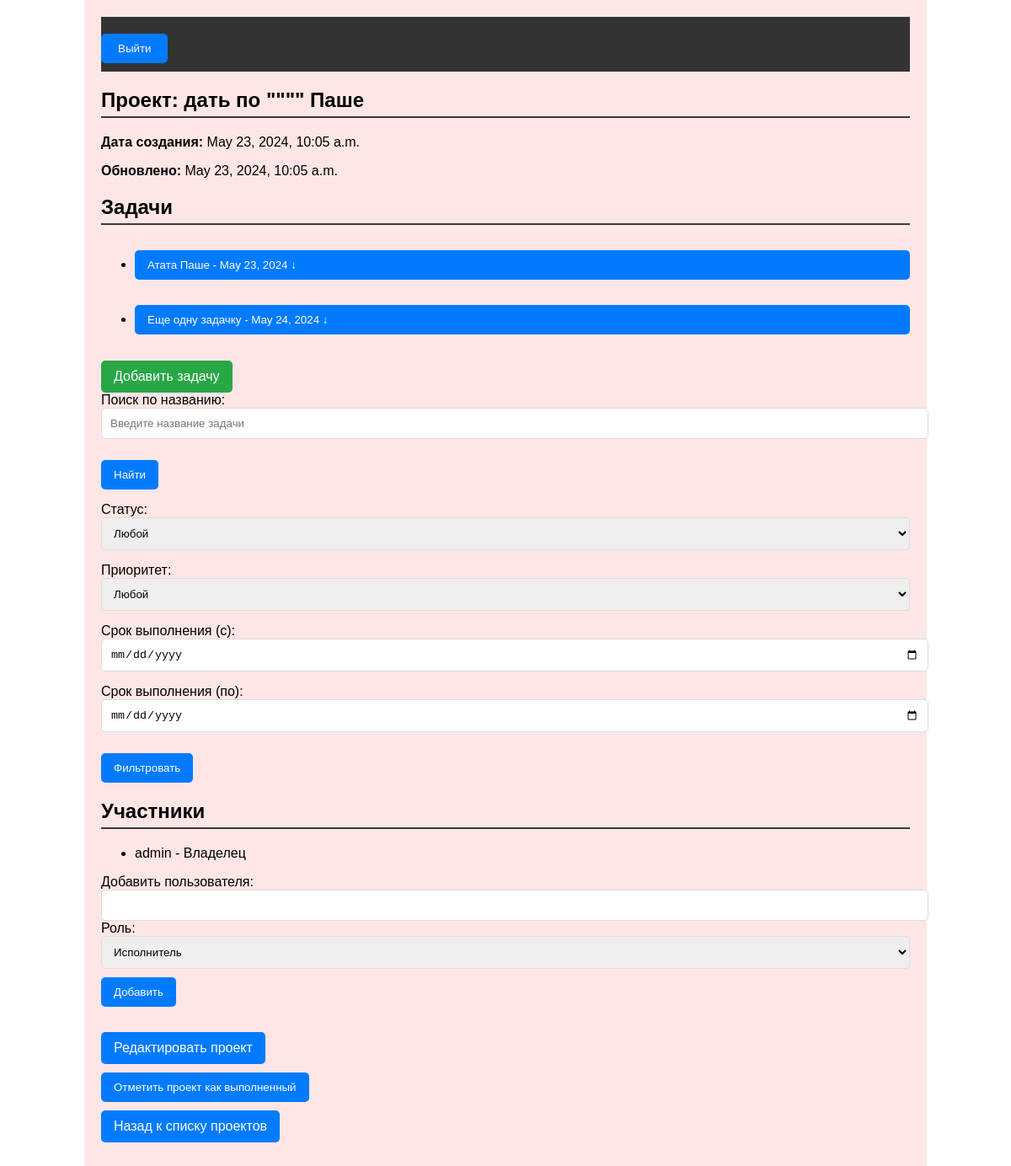
/project/4/, run on the app's committed database.
### tasks/models.py (models this page shows, shortened)
class Project(models.Model):
    name = models.CharField(max_length=255)
    description = models.TextField(blank=True, null=True)
    date_created = models.DateTimeField(auto_now_add=True)
    updated_at = models.DateTimeField(auto_now=True)
    completed = models.BooleanField(default=False)
    owner = models.ForeignKey(CustomUser, related_name='owned_projects', on_delete=models.CASCADE)
    users = models.ManyToManyField(get_user_model(), through='ProjectRole')

class Task(models.Model):
    LOW = 'low'
    MEDIUM = 'medium'
    HIGH = 'high'
    PRIORITY_CHOICES = [
        (LOW, 'Низкий'),
        (MEDIUM, 'Средний'),
        (HIGH, 'Высокий'),
    ]
    title = models.CharField(max_length=255)
    description = models.TextField(blank=True, null=True)
    priority = models.CharField(max_length=10, choices=PRIORITY_CHOICES, default=LOW)
    date_created = models.DateTimeField(auto_now_add=True)
    due_date = models.DateField(null=True, blank=True)
    updated_at = models.DateTimeField(auto_now=True)
    project = models.ForeignKey(Project, on_delete=models.CASCADE, related_name='tasks')
    assigned_to = models.ForeignKey(CustomUser, on_delete=models.SET_NULL, null=True, blank=True,
                                    related_name='assigned_tasks')
    created_by = models.ForeignKey(CustomUser, null=True, on_delete=models.CASCADE, related_name='created_tasks')
    completed = models.BooleanField(default=False)

class ProjectRole(models.Model):
    ROLE_CHOICES = [
        ('owner', 'Владелец'),
        ('moderator', 'Модератор'),
        ('executor', 'Исполнитель')
    ]
    project = models.ForeignKey(Project, on_delete=models.CASCADE)
    user = models.ForeignKey(get_user_model(), on_delete=models.CASCADE)
    role = models.CharField(max_length=10, choices=ROLE_CHOICES, default='executor')
    class Meta:
        unique_together = ('project', 'user')

class CustomUser(AbstractUser):
    username = models.CharField(max_length=25, unique=True)
    email = models.EmailField(blank=False, unique=True)
    role = models.CharField(max_length=50)
    date_registered = models.DateTimeField(auto_now_add=True)
    login_at = models.DateTimeField(auto_now=True)
    notification_settings = models.JSONField(default=dict, blank=False)
    def __str__(self):
        return self.email

### tasks/views.py (the view)
# urls.py: path('project/<int:project_id>/', views.project_detail, name='project_detail'),
def project_detail(request, project_id):
    project = get_object_or_404(Project, id=project_id)
    tasks = project.tasks.all()
    roles = ProjectRole.objects.filter(project=project)
    form = TaskFilterForm(request.GET or None)
    if form.is_valid():
        if form.cleaned_data['search']:
            tasks = tasks.filter(title__icontains=form.cleaned_data['search'])
    return render(request, 'project_detail.html', {
        'project': project,
        'tasks': tasks,
        'roles': roles,
        'form': form,
    })

### tasks/forms.py
class TaskFilterForm(forms.Form):
    search = forms.CharField(required=False, label='Название задачи')
    status = forms.ChoiceField(required=False, choices=[('', 'Любой'), ('completed', 'Завершенные'),
                                                        ('not_completed', 'Не завершенные')], label='Статус')
    priority = forms.ChoiceField(required=False, choices=[('', 'Любой'), (1, 'Низкий'), (2, 'Средний'), (3, 'Высокий')],
                                 label='Приоритет')
    due_date_from = forms.DateField(required=False, widget=forms.TextInput(attrs={'type': 'date'}),
                                    label='Срок выполнения (с)')
    due_date_to = forms.DateField(required=False, widget=forms.TextInput(attrs={'type': 'date'}),
                                  label='Срок выполнения (по)')

### tasks/templates/project_detail.html (shortened to what this page needs)
{% load static %}
<!DOCTYPE html>
<html lang="ru">
<head>
    <link rel="stylesheet" href="{% static 'css/project_detail.css' %}">
</head>
<body>
    <div class="container {{ project.completed|yesno:'completed,incomplete' }}">
        <header>
            <nav>
                <div class="user-info">
                    <form method="post" action="{% url 'logout' %}">
                        <button type="submit" class="btn btn-logout">Выйти</button>
                    </form>
                </div>
            </nav>
        </header>
        <section class="project-info">
            <h1>Проект: {{ project.name }}</h1>
            <p><strong>Дата создания:</strong> {{ project.date_created }}</p>
            <p><strong>Обновлено:</strong> {{ project.updated_at }}</p>
        </section>
        <section class="tasks">
            <h2>Задачи</h2>
            <ul>
                {% for task in tasks %}
                <li class="task-item">
                    <button onclick="toggleDetails('{{ task.id }}')" class="task-title btn">
                        {{ task.title }} - {{ task.due_date }} ↓
                    </button>
                </li>
                {% endfor %}
            </ul>
            {% if not project.completed %}
            <a href="{% url 'add_task' project.id %}" class="btn add-task">Добавить задачу</a>
            {% else %}
            <p>Проект завершен, добавление задач недоступно</p>
            {% endif %}
            <form method="get" action=".">
                <div class="form-group">
                    <label for="search">Поиск по названию:</label>
                    <input type="text" id="search" name="search" class="form-control" placeholder="Введите название задачи">
                </div>
                <div class="form-group">
                    <button type="submit" class="btn btn-primary">Найти</button>
                </div>
                <div class="form-group">
                    <label for="status">Статус:</label>
                    <select name="status" id="status" class="form-control">
                        <option value="">Любой</option>
                    </select>
                </div>
                <div class="form-group">
                    <label for="priority">Приоритет:</label>
                    <select name="priority" id="priority" class="form-control">
                        <option value="">Любой</option>
                    </select>
                </div>
                <div class="form-group">
                    <label for="due_date_from">Срок выполнения (с):</label>
                    <input type="date" id="due_date_from" name="due_date_from" class="form-control">
                </div>
                <div class="form-group">
                    <label for="due_date_to">Срок выполнения (по):</label>
                    <input type="date" id="due_date_to" name="due_date_to" class="form-control">
                </div>
                <div class="form-group">
                    <button type="submit" class="btn btn-primary">Фильтровать</button>
                </div>
            </form>
        </section>
        <section class="project-users">
            <h2>Участники</h2>
            <ul>
                {% for role in roles %}
                    <li>{{ role.user.username }} - {{ role.get_role_display }}
                    </li>
                {% endfor %}
            </ul>
            <form method="post" action="{% url 'add_user_to_project' project.id %}" class="form-inline">
                <label for="username">Добавить пользователя:</label>
                <input type="text" id="username" name="username" class="form-control">
                <label for="role">Роль:</label>
                <select name="role" id="role" class="form-control">
                    <option value="executor">Исполнитель</option>
                </select>
                <button type="submit" class="btn">Добавить</button>
            </form>
        </section>
        <section class="project-actions">
            <a href="{% url 'edit_project' project.id %}" class="btn">Редактировать проект</a>
            <form method="post" action="{% url 'mark_project_completed' project.id %}">
                <button type="submit" class="btn">
                    {% if project.completed %}Отметить как не выполненный{% else %}Отметить проект как выполненный{% endif %}
                </button>
            </form>
            <a href="{% url 'home' %}" class="btn">Назад к списку проектов</a>
        </section>
    </div>
</body>
</html>

### tasks/static/css/project_detail.css (style rules this page uses)
body { font-family: Arial, sans-serif; margin: 0; padding: 0; }
.container { width: 80%; margin: auto; padding: 20px; }
.incomplete { background-color: #ffe6e6; }
header { background-color: #333; color: white; padding: 10px 0; }
header nav { display: flex; justify-content: flex-start; }
header nav .btn { background-color: #007bff; color: white; padding: 10px 20px; text-decoration: none; border-radius: 5px; margin-right: 10px; }
.project-info, .tasks, .project-users, .project-actions { margin-bottom: 20px; }
h1, h2 { border-bottom: 2px solid #343a40; padding-bottom: 5px; }
.task-item { margin-bottom: 15px; }
.task-title { background-color: #f8f9fa; border: 1px solid #ddd; padding: 10px; width: 100%; text-align: left; cursor: pointer; border-radius: 5px; margin-bottom: 5px; }
.btn { display: inline-block; background-color: #007bff; color: white; text-decoration: none; padding: 10px 15px; border-radius: 5px; cursor: pointer; border: none; margin-top: 10px; }
.form-group { margin-bottom: 15px; }
.form-control { width: 100%; padding: 10px; border-radius: 5px; border: 1px solid #ddd; }
.add-task { background-color: #28a745; }

### data on the page
Project: name "дать по \"\"\"\" Паше", date_created "May 23, 2024, 10:05 a.m.", updated_at "May 23, 2024, 10:05 a.m."
Task: title "Атата Паше", due_date "May 23, 2024"
Task: title "Еще одну задачку", due_date "May 24, 2024"
ProjectRole: user.username "admin", role "Владелец"
